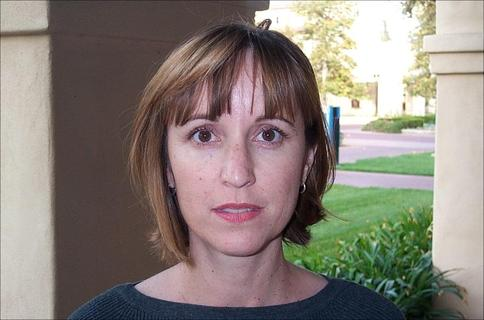
#> input picture caltech-101/101_ObjectCategories/Faces/image_0089.jpg, 484 x 320 px, found by its file name
$ python analyze_outliers.py   (older library calls are emulated)
#> lines starting #> are read from the running program, lines starting #| are printed output that depends on the picture
#> (reads experiment_results.csv from the repository)
### Code/pipeline_utils.py
import os
import cv2
import numpy as np

def select_test_images(base_dir, num_categories=101):
    """
    Selects one image from each category in Caltech 101.
    Converts to grayscale 8-bit and resizes to 512x512.
    """
#> called with base_dir = 'caltech-101/101_ObjectCategories', num_categories = 101
    categories = sorted([d for d in os.listdir(base_dir) if os.path.isdir(os.path.join(base_dir, d))])

    # Exclude BACKGROUND_Google if present to stick to 101 object categories
    if "BACKGROUND_Google" in categories:
        categories.remove("BACKGROUND_Google")

    # Take up to 101 categories
    categories = categories[:num_categories]

    selected_images = []

    for cat in categories:
        cat_path = os.path.join(base_dir, cat)
        files = sorted([f for f in os.listdir(cat_path) if f.lower().endswith(('.jpg', '.jpeg', '.png'))])

        if files:
            img_path = os.path.join(cat_path, files[0]) # Take the first image
            img = cv2.imread(img_path)
#> img is the input picture: shape (320, 484, 3); mean B, G, R 121.3, 129, 137.9
            if img is not None:
                # Convert to grayscale 8-bit
                gray = cv2.cvtColor(img, cv2.COLOR_BGR2GRAY)
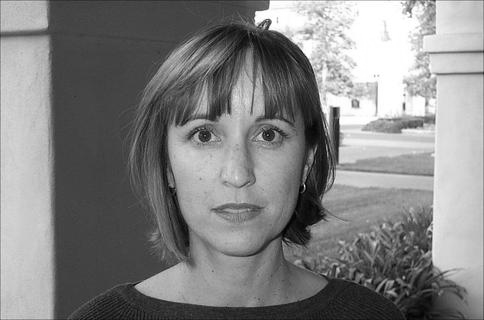
#> gray: shape (320, 484); min 1, max 255, mean 130.8
                # Resize to standard 512x512 for consistent watermarking
                resized = cv2.resize(gray, (512, 512))
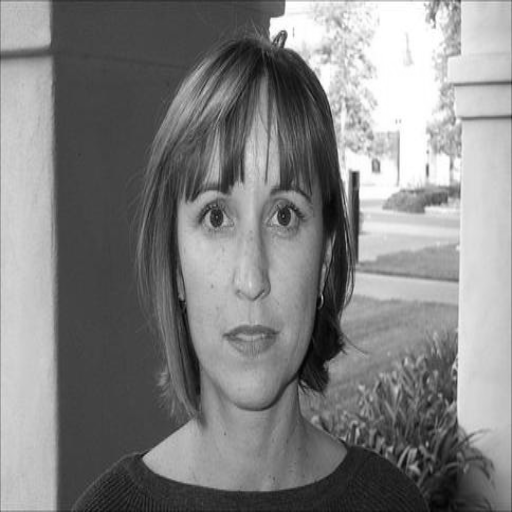
#> resized: shape (512, 512); min 2, max 255, mean 130.7
                selected_images.append({
                    "category": cat,
                    "filename": files[0],
                    "image": resized
                })

    return selected_images

# [20 lines left out: functions attack_jpeg, attack_resize, not called in this run]

### Code/analyze_outliers.py
import pandas as pd
import cv2
import os
import sys
import numpy as np

# Add subdirectories to path to import watermark modules
sys.path.append(os.path.join(os.getcwd(), 'Code', 'Domain spatial'))
sys.path.append(os.path.join(os.getcwd(), 'Code', 'Domain frequency'))

from lsb_watermark import embed_lsb, extract_lsb
from dft_watermark import embed_dft, extract_dft
from hybrid_watermark import embed_hybrid, extract_hybrid
from pipeline_utils import attack_jpeg, attack_resize, select_test_images

def analyze_specific_outliers():
    results_csv = 'experiment_results.csv'
    if not os.path.exists(results_csv):
        print("Run experiment first.")
        return

    df = pd.read_csv(results_csv)

    # 1. Find catastrophic failures in Resize
    resize_outliers = df[df['NC_Resize_Hybrid'] < 0.1]['Category'].tolist()

    # 2. Find lowest SSIM (highest distortion)
    ssim_outliers = df.nsmallest(2, 'SSIM_Hybrid')['Category'].tolist()

    # 3. Find lowest JPEG robustness
    jpeg_outliers = df.nsmallest(2, 'NC_JPEG_Hybrid')['Category'].tolist()

    target_categories = list(set(resize_outliers + ssim_outliers + jpeg_outliers))

    print(f"Analyzing {len(target_categories)} outlier categories: {target_categories}")

    # Reload images
    dataset_path = 'caltech-101/101_ObjectCategories'
    test_set = select_test_images(dataset_path)
#> test_set = 1 item

    outlier_dir = 'outlier_analysis'
    if not os.path.exists(outlier_dir):
        os.makedirs(outlier_dir)

    report = []
    report.append("# Outlier Analysis Report\n")
    report.append("This report analyzes images where the Hybrid technique performed poorly.\n")

    for cat in target_categories:
        data = next((item for item in test_set if item['category'] == cat), None)
        if not data: continue

        img = data['image']
        watermark_text = "document"

        # Save original
        cv2.imwrite(f"{outlier_dir}/{cat}_orig.png", img)

        # Hybrid embedding
        marked = embed_hybrid(img, watermark_text)
        cv2.imwrite(f"{outlier_dir}/{cat}_watermarked.png", marked)

        # Attacks
        jpg = attack_jpeg(marked, quality=50)
        res = attack_resize(marked)
        cv2.imwrite(f"{outlier_dir}/{cat}_attack_jpeg.png", jpg)
        cv2.imwrite(f"{outlier_dir}/{cat}_attack_resize.png", res)

        # Analysis of image characteristics
        brightness = np.mean(img)
        contrast = np.std(img)
        # Simple edge density (Laplacian variance)
        edges = cv2.Laplacian(img, cv2.CV_64F).var()

        row = df[df['Category'] == cat].iloc[0]

        report.append(f"## Category: {cat}")
        report.append(f"- **SSIM**: {row['SSIM_Hybrid']:.4f}")
        report.append(f"- **NC JPEG**: {row['NC_JPEG_Hybrid']:.4f}")
        report.append(f"- **NC Resize**: {row['NC_Resize_Hybrid']:.4f}")
        report.append(f"- **Brightness**: {brightness:.2f}")
        report.append(f"- **Contrast (StdDev)**: {contrast:.2f}")
        report.append(f"- **Edge Density (Laplacian Var)**: {edges:.2f}")

        if row['NC_Resize_Hybrid'] < 0.1:
            report.append("- **Note**: Catastrophic Resize failure. High edge density or specific textures might be interfering with frequency stability after interpolation.")
        if row['SSIM_Hybrid'] < 0.995:
            report.append("- **Note**: Relatively low SSIM. Likely due to smooth background where watermark patterns are more visible.")

        report.append("\n---\n")

    with open(f"{outlier_dir}/ANALYSIS.md", "w") as f:
        f.writelines([line + "\n" for line in report])

    print(f"Analysis complete. See '{outlier_dir}/ANALYSIS.md' and images in that folder.")

if __name__ == "__main__":
    analyze_specific_outliers()
